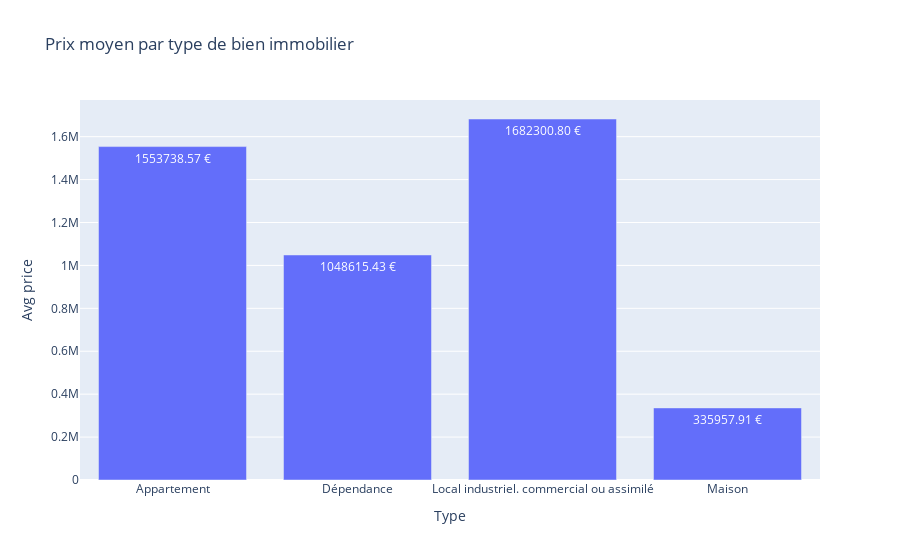

Notebook code cell kept with this figure:
### Markdown cell above
### Widget 1.2 
<!-- COMPLÉTEZ ICI: Décrivez la visualisation attendue -->
<!-- Exemple: Graphique linéaire montrant l'évolution des prix moyens par année -->

### Code cell
def prix_moyen_par_type(df):
    """Afficher le prix moyen par type de bien immobilier."""
    avg_price_by_type = df.groupby("type_local")["valeur_fonciere"].mean().reset_index()
    # print(avg_price_by_type)
    print(avg_price_by_type.dtypes)
    avg_price_by_type.columns = ["Type", "Avg price"]

    fig = px.bar(avg_price_by_type,
                 x="Type",
                 y="Avg price",
                 title="Prix moyen par type de bien immobilier",
                 text="Avg price")
    fig.update_traces(
        texttemplate='%{text:.2f} €',
        hovertemplate='Type: %{x}<br>Prix moyen: %{y:.2f} €'
    )
    fig.show()

prix_moyen_par_type(df)

### Figure 1 — Plotly figure (JSON) as saved in the notebook; plotly's stock layout.template omitted (floating-point values rounded to 4 significant figures)
{"data": [{"hovertemplate": "Type: %{x}<br>Prix moyen: %{y:.2f} €", "legendgroup": "", "marker": {"color": "#636efa", "pattern": {"shape": ""}}, "name": "", "orientation": "v", "showlegend": false, "text": [1554000.0, 1049000.0, 1682000.0, 336000.0], "textposition": "auto", "texttemplate": "%{text:.2f} €", "type": "bar", "x": ["Appartement", "Dépendance", "Local industriel. commercial ou assimilé", "Maison"], "xaxis": "x", "y": [1554000.0, 1049000.0, 1682000.0, 336000.0], "yaxis": "y"}], "layout": {"barmode": "relative", "legend": {"tracegroupgap": 0}, "title": {"text": "Prix moyen par type de bien immobilier"}, "xaxis": {"anchor": "y", "domain": [0, 1], "title": {"text": "Type"}}, "yaxis": {"anchor": "x", "domain": [0, 1], "title": {"text": "Avg price"}}}}
